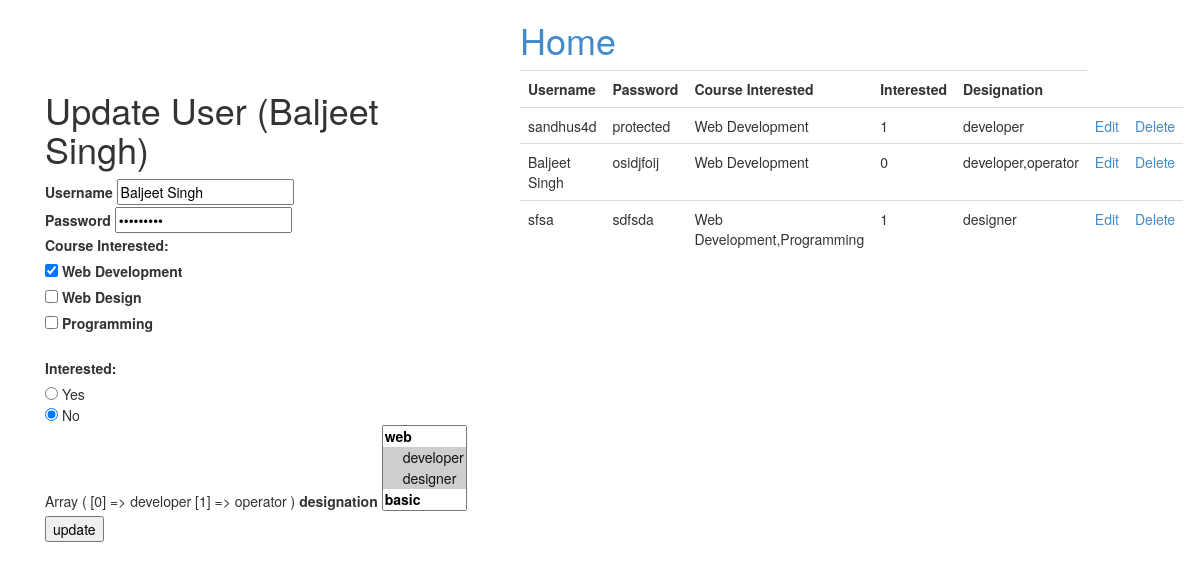
Screenshot of /update.php?id=8 with the database file from the repository.
### tables this page shows
CREATE TABLE IF NOT EXISTS `users` (
  `username` varchar(100) NOT NULL,
  `password` varchar(100) NOT NULL,
  `interested` int(10) NOT NULL,
  `course_interested` varchar(100) NOT NULL,
  `designation` varchar(100) NOT NULL,
  `id` int(11) NOT NULL AUTO_INCREMENT,
  PRIMARY KEY (`id`)
);

### update.php (the view, shortened to what this page needs)
<?php
include 'dbconnect.php';
$current_user = $_GET['id'];
$update_user = "select * from users where id=$current_user limit 1";
if($result = mysqli_query($conn, $update_user)){
	while($row = mysqli_fetch_row($result)){
		$username = $row[0];
		$password = $row[1];
		$interested = $row[2];
		$course_interested = $row[3];
		$designation = $row[4];
	}
}
 ?>
<!DOCTYPE html>
<html lang="en">
<head>
	<link rel="stylesheet" href="css/bootstrap.min.css">
	<link rel="stylesheet" href="css/app.css">
</head>
<body>
<div class="container">
<div class="col-md-3 col-md-offset-5">
		<h1><a href="http://localhost/php%20basics/">Home</a></h1>
	</div>
	<div class="col-md-5">
	<h1>Update User (<?php echo $username; ?>)</h1>
			<form name="user_form" action="update.php" method="GET">
				<label for="username">Username</label>
				<input type="text" id="username" name="username" placeholder="Enter username" value="<?php echo $username; ?>">
				<br>
				<label for="password">Password</label>
				<input type="password" id="password" name="password" placeholder="Enter password" value="<?php echo $password; ?>">
				<br>
				<?php
					$courses = explode(",", $course_interested);
				?>
				<label for="q1">Course Interested:</label><br>
				<input type="checkbox" name="q1[]" id="user_interest" value="Web Development" <?php if(isset($courses[0])) echo 'checked="checked"'; ?>>
				<label>Web Development</label><br>
				<input type="checkbox" name="q1[]" id="user_interest" value="Web Design"  <?php if(isset($courses[1])) echo 'checked="checked"'; ?>>
				<label>Web Design</label><br>
				<input type="checkbox" name="q1[]" id="user_interest" value="Programming"  <?php if(isset($courses[2])) echo 'checked="checked"'; ?>>
				<label>Programming</label><br>
				<br>
				<label>Interested:</label><br>
				<input type="radio" name="interested" value="1" <?php if($interested == "1") echo 'checked="checked"'; ?>> Yes <br>
				<input type="radio" name="interested" value="0" <?php if($interested == "0") echo 'checked="checked"'; ?>> No <br>
				<?php
					$designations = explode(",", $designation);
					print_r($designations);
				?>
				<label for="designation">designation</label>
				<select id="designation" name="designation[]" multiple>
					<optgroup label="web">
						<option value="developer"  <?php if(isset($designations[0])) echo 'selected="selected"'; ?>>developer</option>
					<option value="designer" <?php if(isset($designations[1])) echo 'selected="selected"'; ?>>designer</option>
					</optgroup>
					<optgroup label="basic" <?php if(isset($designations[2])) echo 'selected="selected"'; ?>>
						<option value="operator">operator</option>
					</optgroup>
				</select><br>
				<input name="update" type="submit" value="update">
			</form>
		</div>
		<div class="col-md-7">
			<table class="table">
				<tr>
					<th>Username</th>
					<th>Password</th>
					<th>Course Interested</th>
					<th>Interested</th>
					<th>Designation</th>
				</tr>
					<?php
						$select_users = "select * from users";
						$result_select_users = mysqli_query($conn, $select_users);
						while ($row = mysqli_fetch_assoc($result_select_users)) {
							echo "<tr>";
							echo "<td>". $row['username']. "</td>";
							echo "<td>". $row['password']. "</td>";
							echo "<td>". $row['course_interested']. "</td>";
							echo "<td>". $row['interested']. "</td>";
							echo "<td>". $row['designation']. "</td>";
							echo "<td><a href=update.php?id=$row[id]>Edit</a></td>";
							echo "<td><a href=delete.php?id=$row[id] onClick=deleteRecord()>Delete</a></td>";
						}
					 ?>
			</table>
		</div>
</div>
</body>
</html>

### rows the page displays
users: username "Baljeet Singh", interested "☑", password "osidjfoij", course_interested "Web Development", interested "0", designation "developer,operator"
users: username "sandhus4d", password "protected", course_interested "Web Development", interested "1", designation "developer"
users: username "sfsa", password "sdfsda", course_interested "Web Development,Programming", interested "1", designation "designer"
